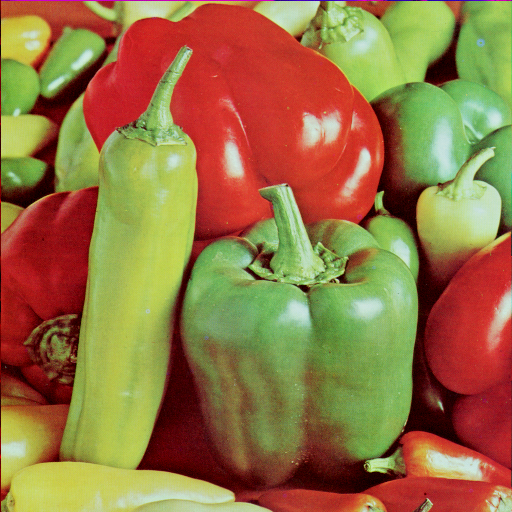
%> input picture ch09/pepper.png, 512 x 512 px
$ octave fft2_m6.m   (GNU Octave 9; MATLAB toolbox functions it lacks are replaced by stand-ins)
%> lines starting %> are read from the running program, lines starting %| are printed output that depends on the picture
clear all;
close all;
clc;
%% 灰度图像的幅值谱和相位谱
l = imread('pepper.png');
%> l is the input picture: size 512x512x3 uint8; mean R, G, B 149.8, 115.6, 66.5
L = rgb2gray(l);
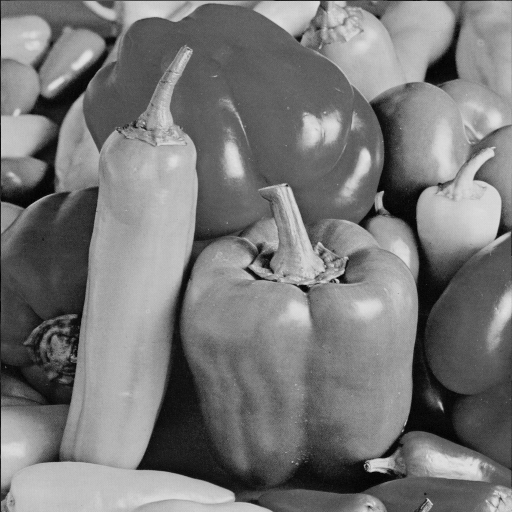
%> L: size 512x512 uint8; min 0, max 228, mean 120.2
J = fft2(L);
L = fftshift(J);
fftr = real(L);
ffti = imag(L);
A = sqrt(fftr.^2 + ffti.^2);
A = (A - min(min(A))) / (max(max(A)) - min(min(A))) * 255;
B = angle(J);
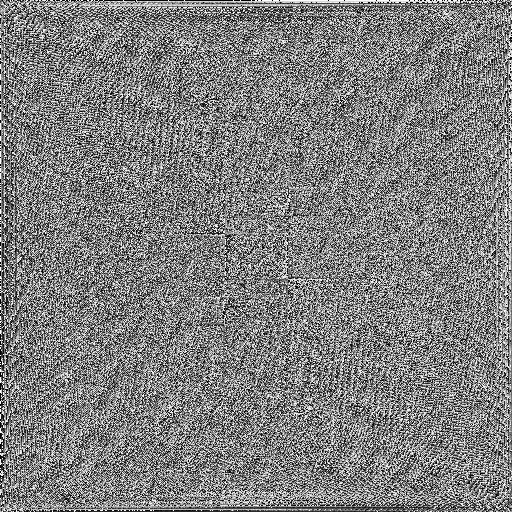
%> B: size 512x512 double; min -3.14, max 3.14, mean 3.6e-05; drawn with min black and max white
figure;
subplot(121);imshow(A);
%> after `imshow(A)`:
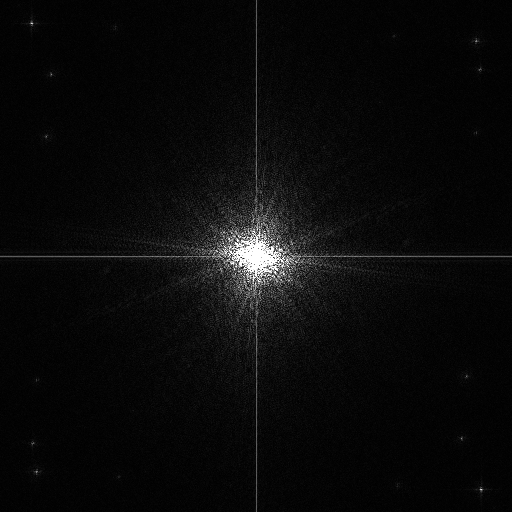
%> displayed picture: size 512x512, on the screen's scale of 0 to 255; min 0, max 255, mean 10.2
subplot(122);imshow(real(B));
%> after `imshow(real(B))`:
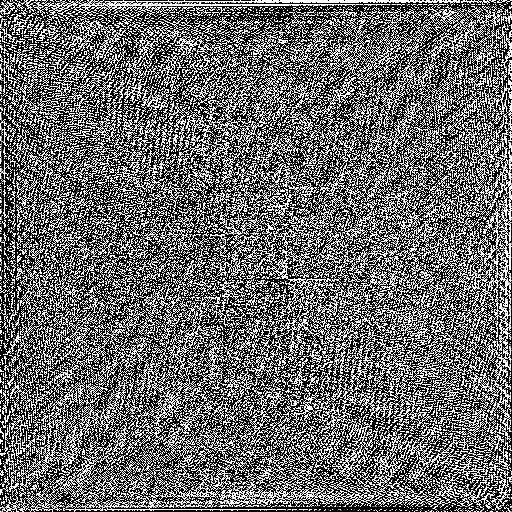
%> displayed picture: size 512x512, on the screen's scale of 0 to 255; min 0, max 255, mean 106.2

$ run again, with ch09/cameraman.tif saved as ch09/pepper.png
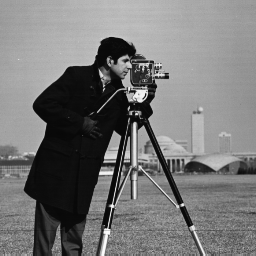
%> input picture ch09/cameraman.tif, 256 x 256 px
%> l is the input picture: size 256x256 uint8; min 7, max 253, mean 118.7
%> `B = angle(J);`:
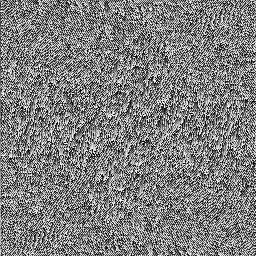
%> B: size 256x256 double; min -3.14, max 3.14, mean 9.59e-05; drawn with min black and max white
%> `imshow(real(B))`:
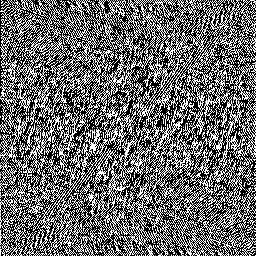
%> displayed picture: size 256x256, on the screen's scale of 0 to 255; min 0, max 255, mean 107.5
